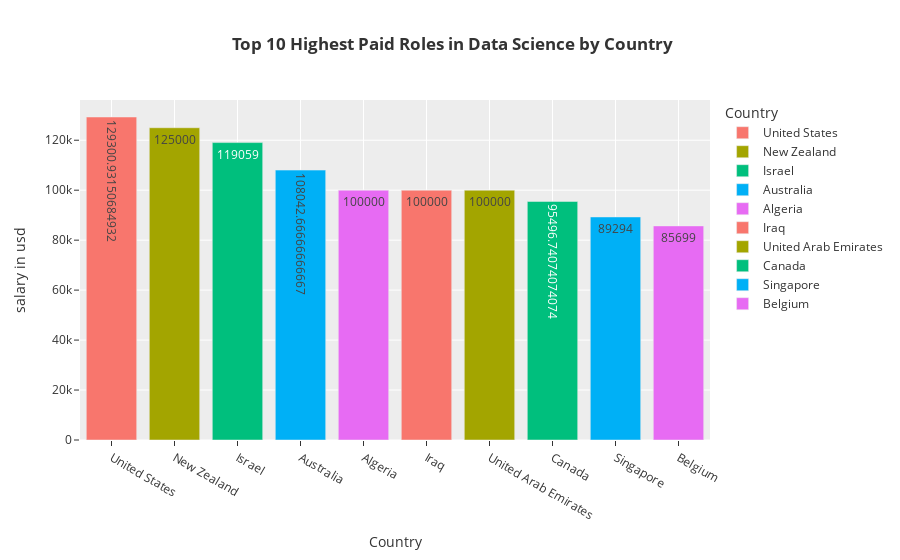

This figure's notebook cell:
### Code cell
#What are the Top 10 Countries who are paying more salaries to data scientist
fig=px.bar(data2.groupby('company_location',as_index=False)['salary_in_usd'].mean().sort_values(by='salary_in_usd',ascending=False).head(10),
           x='company_location',y='salary_in_usd',color='company_location',labels={'company_location':'Country','salary_in_usd':'salary in usd'},
           template='ggplot2',text='salary_in_usd',title='<b> Top 10 Highest Paid Roles in Data Science by Country')
fig.show()

### Figure 1 — Plotly figure (JSON) as saved in the notebook; plotly's stock layout.template omitted (floating-point values rounded to 4 significant figures)
{"data": [{"alignmentgroup": "True", "hovertemplate": "Country=%{x}<br>salary in usd=%{text}<extra></extra>", "legendgroup": "United States", "marker": {"color": "#F8766D", "pattern": {"shape": ""}}, "name": "United States", "offsetgroup": "United States", "orientation": "v", "showlegend": true, "text": [129300.0], "textposition": "auto", "type": "bar", "x": ["United States"], "xaxis": "x", "y": [129300.0], "yaxis": "y"}, {"alignmentgroup": "True", "hovertemplate": "Country=%{x}<br>salary in usd=%{text}<extra></extra>", "legendgroup": "New Zealand", "marker": {"color": "#A3A500", "pattern": {"shape": ""}}, "name": "New Zealand", "offsetgroup": "New Zealand", "orientation": "v", "showlegend": true, "text": [125000], "textposition": "auto", "type": "bar", "x": ["New Zealand"], "xaxis": "x", "y": [125000], "yaxis": "y"}, {"alignmentgroup": "True", "hovertemplate": "Country=%{x}<br>salary in usd=%{text}<extra></extra>", "legendgroup": "Israel", "marker": {"color": "#00BF7D", "pattern": {"shape": ""}}, "name": "Israel", "offsetgroup": "Israel", "orientation": "v", "showlegend": true, "text": [119059], "textposition": "auto", "type": "bar", "x": ["Israel"], "xaxis": "x", "y": [119059], "yaxis": "y"}, {"alignmentgroup": "True", "hovertemplate": "Country=%{x}<br>salary in usd=%{text}<extra></extra>", "legendgroup": "Australia", "marker": {"color": "#00B0F6", "pattern": {"shape": ""}}, "name": "Australia", "offsetgroup": "Australia", "orientation": "v", "showlegend": true, "text": [108000.0], "textposition": "auto", "type": "bar", "x": ["Australia"], "xaxis": "x", "y": [108000.0], "yaxis": "y"}, {"alignmentgroup": "True", "hovertemplate": "Country=%{x}<br>salary in usd=%{text}<extra></extra>", "legendgroup": "Algeria", "marker": {"color": "#E76BF3", "pattern": {"shape": ""}}, "name": "Algeria", "offsetgroup": "Algeria", "orientation": "v", "showlegend": true, "text": [100000], "textposition": "auto", "type": "bar", "x": ["Algeria"], "xaxis": "x", "y": [100000], "yaxis": "y"}, {"alignmentgroup": "True", "hovertemplate": "Country=%{x}<br>salary in usd=%{text}<extra></extra>", "legendgroup": "Iraq", "marker": {"color": "#F8766D", "pattern": {"shape": ""}}, "name": "Iraq", "offsetgroup": "Iraq", "orientation": "v", "showlegend": true, "text": [100000], "textposition": "auto", "type": "bar", "x": ["Iraq"], "xaxis": "x", "y": [100000], "yaxis": "y"}, {"alignmentgroup": "True", "hovertemplate": "Country=%{x}<br>salary in usd=%{text}<extra></extra>", "legendgroup": "United Arab Emirates", "marker": {"color": "#A3A500", "pattern": {"shape": ""}}, "name": "United Arab Emirates", "offsetgroup": "United Arab Emirates", "orientation": "v", "showlegend": true, "text": [100000], "textposition": "auto", "type": "bar", "x": ["United Arab Emirates"], "xaxis": "x", "y": [100000], "yaxis": "y"}, {"alignmentgroup": "True", "hovertemplate": "Country=%{x}<br>salary in usd=%{text}<extra></extra>", "legendgroup": "Canada", "marker": {"color": "#00BF7D", "pattern": {"shape": ""}}, "name": "Canada", "offsetgroup": "Canada", "orientation": "v", "showlegend": true, "text": [95500.0], "textposition": "auto", "type": "bar", "x": ["Canada"], "xaxis": "x", "y": [95500.0], "yaxis": "y"}, {"alignmentgroup": "True", "hovertemplate": "Country=%{x}<br>salary in usd=%{text}<extra></extra>", "legendgroup": "Singapore", "marker": {"color": "#00B0F6", "pattern": {"shape": ""}}, "name": "Singapore", "offsetgroup": "Singapore", "orientation": "v", "showlegend": true, "text": [89294], "textposition": "auto", "type": "bar", "x": ["Singapore"], "xaxis": "x", "y": [89294], "yaxis": "y"}, {"alignmentgroup": "True", "hovertemplate": "Country=%{x}<br>salary in usd=%{text}<extra></extra>", "legendgroup": "Belgium", "marker": {"color": "#E76BF3", "pattern": {"shape": ""}}, "name": "Belgium", "offsetgroup": "Belgium", "orientation": "v", "showlegend": true, "text": [85699], "textposition": "auto", "type": "bar", "x": ["Belgium"], "xaxis": "x", "y": [85699], "yaxis": "y"}], "layout": {"barmode": "relative", "legend": {"title": {"text": "Country"}, "tracegroupgap": 0}, "title": {"text": "<b> Top 10 Highest Paid Roles in Data Science by Country"}, "xaxis": {"anchor": "y", "categoryarray": ["United States", "New Zealand", "Israel", "Australia", "Algeria", "Iraq", "United Arab Emirates", "Canada", "Singapore", "Belgium"], "categoryorder": "array", "domain": [0, 1], "title": {"text": "Country"}}, "yaxis": {"anchor": "x", "domain": [0, 1], "title": {"text": "salary in usd"}}}}
